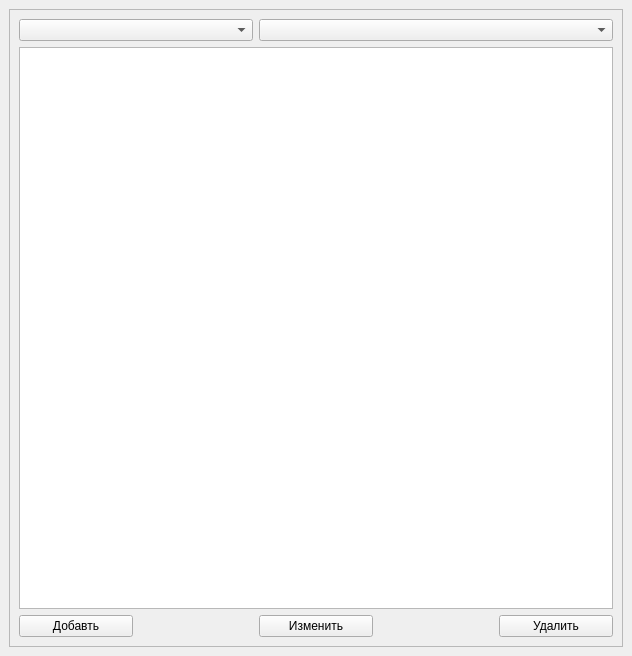
<?xml version="1.0" encoding="UTF-8"?>
<ui version="4.0">
 <class>MainWindow</class>
 <widget class="QMainWindow" name="MainWindow">
  <property name="geometry">
   <rect>
    <x>0</x>
    <y>0</y>
    <width>632</width>
    <height>656</height>
   </rect>
  </property>
  <property name="windowTitle">
   <string>MainWindow</string>
  </property>
  <widget class="QWidget" name="centralwidget">
   <layout class="QHBoxLayout" name="horizontalLayout">
    <item>
     <widget class="QFrame" name="frame">
      <property name="frameShape">
       <enum>QFrame::StyledPanel</enum>
      </property>
      <property name="frameShadow">
       <enum>QFrame::Raised</enum>
      </property>
      <layout class="QGridLayout" name="gridLayout">
       <item row="0" column="0" colspan="2">
        <widget class="QComboBox" name="cmb_division"/>
       </item>
       <item row="0" column="2" colspan="3">
        <widget class="QComboBox" name="cmb_degree"/>
       </item>
       <item row="2" column="0">
        <widget class="QPushButton" name="btn_add">
         <property name="text">
          <string>Добавть</string>
         </property>
        </widget>
       </item>
       <item row="2" column="4">
        <widget class="QPushButton" name="btn_delete">
         <property name="text">
          <string>Удалить</string>
         </property>
        </widget>
       </item>
       <item row="2" column="2">
        <widget class="QPushButton" name="btn_update">
         <property name="text">
          <string>Изменить</string>
         </property>
        </widget>
       </item>
       <item row="1" column="0" colspan="5">
        <widget class="QListWidget" name="list_table"/>
       </item>
      </layout>
     </widget>
    </item>
   </layout>
  </widget>
  <widget class="QMenuBar" name="menubar">
   <property name="geometry">
    <rect>
     <x>0</x>
     <y>0</y>
     <width>632</width>
     <height>22</height>
    </rect>
   </property>
  </widget>
 </widget>
 <resources/>
 <connections/>
</ui>
